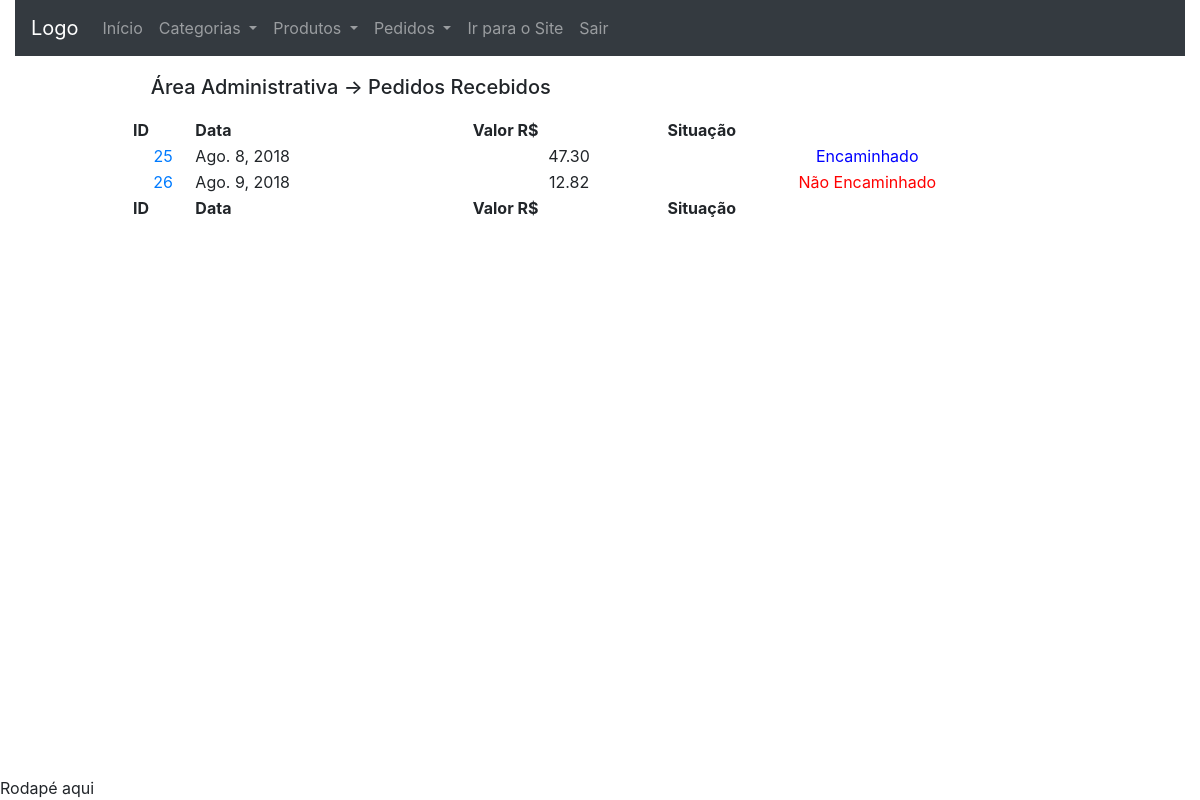
The page /area_administrativa/ (signed in) on the database its author committed.
### checkout/models.py (models this page shows, shortened)
class Order(models.Model):
	date = models.DateField(default=date.today, editable=False)
	value = models.DecimalField('Valor R$', max_digits=10,
		decimal_places=2, default=0)
	user = models.ForeignKey(User, on_delete=models.CASCADE,
		null=True, blank=True)
	delivery_address_is_the_same = models.BooleanField(
		verbose_name='Entregar no endereço cadastrado',
		default=True,
		blank=True)
	logradouro = models.CharField('Rua/Avenida', max_length=100,
		null=True, blank=True, default='')
	numero = models.CharField('Número', max_length=100,
		null=True, blank=True, default='')
	cep = models.CharField('CEP', max_length=10, null=True,
		blank=True, default='')
	complemento = models.CharField('Complamento', max_length=100,
		null=True, blank=True, default='')
	bairro = models.CharField('Bairro', max_length=100, null=True,
		blank=True, default='')
	cidade = models.CharField('Cidade', max_length=100, null=True,
		blank=True, default='')
	estado = models.CharField('Estado', max_length=100, null=True,
		blank=True, default='')
	transaction_id = models.CharField('ID da transação', max_length=100,
		null=True, blank=True)
	status_order = models.CharField('Status do Pedido', max_length=10,
		choices=STATUS_ORDER, default='A')
	status_pg = models.CharField('Status PagSeguro', max_length=10,
		choices=STATUS_PAGSEGURO, null=True, blank=True)
	sended = models.BooleanField(
		verbose_name='Enviado',
		default=False,
		blank=True)
	forwarded = models.BooleanField(
		verbose_name='Encaminhado',
		default=False,
		blank=True)
	class Meta:
		verbose_name = 'Pedido'
		verbose_name_plural = 'Pedidos'
		ordering = ['date']
	objects = models.Manager() # The default manager.
	orderManager = OrderManager()

### dashboard_admin/views.py (the view)
# urls.py: path('', views.index, name='index'),
@login_required
def index(request):
	user = User.objects.get(id=request.user.id)
	ordersSendeds = Order.objects.filter(sended=True)
	context = {
		'orders': ordersSendeds,
		}
	if user.is_staff:
		return render(request, 'dashboard_admin/index.html',
			context)
	else:
		return HttpResponse('Acesso não permitido!')

### dashboard_admin/templatetags/da_tags.py (called while the page is built)
@register.simple_tag
def forwarded(value):
	if value:
		return 'Encaminhado'
	else:
		return 'Não Encaminhado'

### dashboard_admin/templates/dashboard_admin/index.html (shortened to what this page needs)
{% extends 'dashboard_admin/base.html' %}
{% load widget_tweaks %}
{% load da_tags %}
{% block conteudo %}
<div class="panel panel-default table-two-column panel-large">
	{% block dashboard_title %}
	<div class="panel-heading" style="margin: 2%;">
		<h5>Área Administrativa -> Pedidos Recebidos </h5>
	</div>
	{% endblock %}
	<div class="panel-body">
		<table id="table" class="display" cellspacing="0"
		        width="100%">
		    <thead>
		      <tr>
		        <th>ID</th>
		        <th>Data</th>
		        <th>Valor R$</th>
		        <th>Situação</th>
		      </tr>
		    </thead>
		    <tfoot>
		      <tr>
		      	<th>ID</th>
		        <th>Data</th>
		        <th>Valor R$</th>
		        <th>Situação</th>
		      </tr>
		    </tfoot>
		    <tbody>
				{% for order in orders %}
				<tr>
					<td style="text-align: center;">
						<a href="{% url 'dashboard_admin:order_datail' order.id %}"
						title="Detalhes">
					  	{{ order.id }}
						</a>
					</td>
					<td>
						{{ order.date }}
					</td>
					<td style="text-align: center;">
						{{ order.value }}
					</td>
					<td style="text-align: center;
					{% if order.forwarded %}
						color: blue
					{% else %}
						color: red
					 {% endif %} ">
						{% forwarded order.forwarded %}
					</td>
				</tr>
				{% endfor %}
		    </tbody>
		</table>
	</div>
</div>
{% endblock %}

### dashboard_admin/static/dashboard_admin/css/extra.css (style rules this page uses)
.panel-large { width: 80%; margin: auto; }

### rows shown on the page
Order: id "25", date "Ago. 8, 2018", value "47.30", forwarded "Encaminhado"
Order: id "26", date "Ago. 9, 2018", value "12.82", forwarded "Não Encaminhado"
